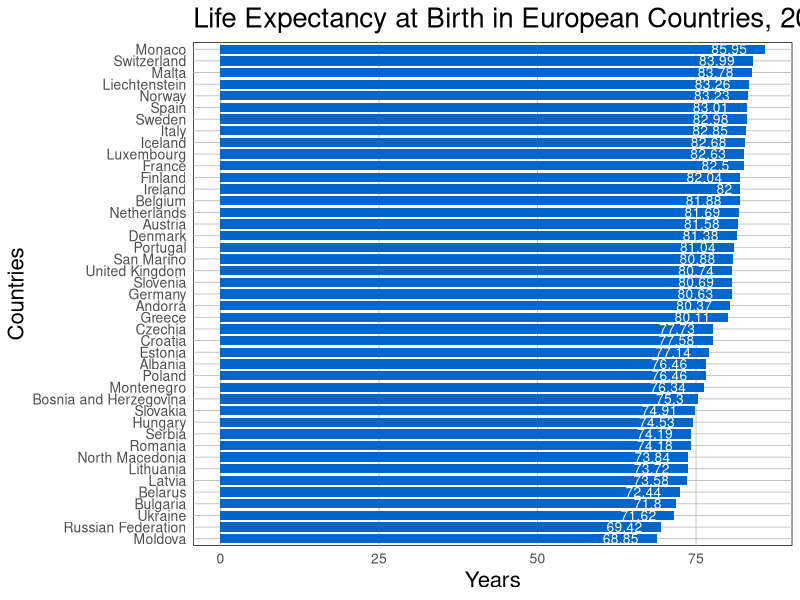

Generate this figure with R:
## ---- chunk 1
# Do not change these settings!
knitr::opts_chunk$set(warning = FALSE, message = FALSE)
## ---- chunk 2
# importing libraries

library(readr)
library(dplyr)
library(ggplot2)

# setting the path
setwd("/Users/pallavikollipara/Desktop/rmit/sem2/Data Visualization/Assignment 2")

# Creating the dataframe
life <- as.data.frame(read_csv("Life Expectancy at Birth.csv"))

# taking required columns
life_birth_21 <-life[, c(1:5, ncol(life))]

# Taking the Europian countries.
df <- life_birth_21 %>% filter(Continent == "Europe")

# renaming a column
colnames(df)[6]<- 'Life_Expectancy_2021'

# plotting the bar graph
graph <-ggplot(df, aes(y = reorder(Country, Life_Expectancy_2021), x = round(Life_Expectancy_2021, 1))) +
  geom_bar(stat = "identity", fill = "#0066cc", width = 0.8) +
  labs(title = "Life Expectancy at Birth in European Countries, 2021",
       x = "Years",
       y = "Countries") +
  geom_text(aes(label = round(Life_Expectancy_2021, 2)),
            hjust = 1.5, vjust = 0.5, 
            color = "white", size = 3.5) +   
  theme_minimal()+
  theme(panel.background = element_rect(fill = "white"),
        panel.grid.major = element_line(linewidth = 0.3,
                                        color = "gray", 
                                        linetype = "solid"), 
        panel.grid.minor = element_blank(),
        plot.title = element_text(size = 20), 
        axis.text.x = element_text(size = 10),
        axis.title.x = element_text(size = 16),
        axis.text.y = element_text(size = 10),
        axis.title.y = element_text(size = 16))
## ---- chunk 3
graph
